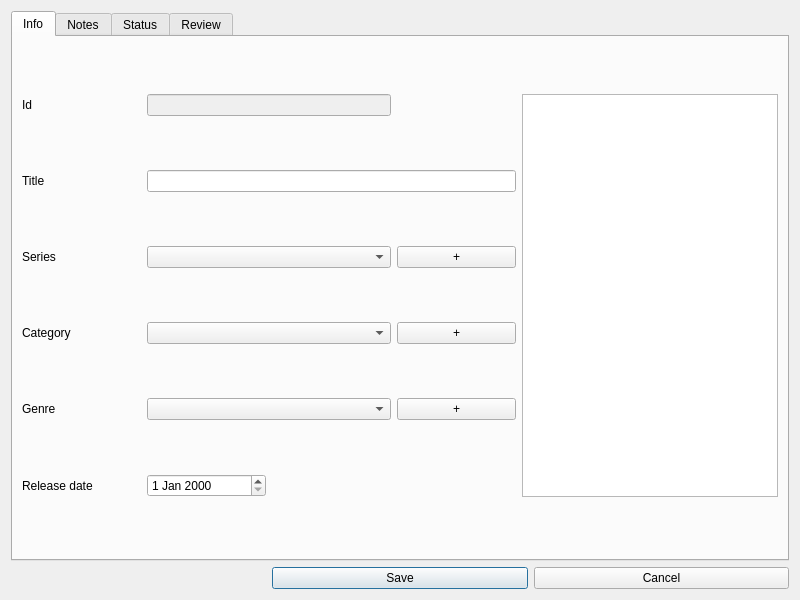
<?xml version="1.0" encoding="UTF-8"?>
<ui version="4.0">
 <class>Dialog</class>
 <widget class="QDialog" name="Dialog">
  <property name="geometry">
   <rect>
    <x>0</x>
    <y>0</y>
    <width>800</width>
    <height>600</height>
   </rect>
  </property>
  <property name="windowTitle">
   <string>Game</string>
  </property>
  <layout class="QGridLayout" name="gridLayout">
   <item row="1" column="1">
    <widget class="QPushButton" name="pushButtonSave">
     <property name="text">
      <string>Save</string>
     </property>
    </widget>
   </item>
   <item row="1" column="2">
    <widget class="QPushButton" name="pushButtonCancel">
     <property name="text">
      <string>Cancel</string>
     </property>
    </widget>
   </item>
   <item row="0" column="0" colspan="3">
    <widget class="QTabWidget" name="tabWidget">
     <property name="currentIndex">
      <number>0</number>
     </property>
     <widget class="QWidget" name="tabInfo">
      <attribute name="title">
       <string>Info</string>
      </attribute>
      <layout class="QGridLayout" name="gridLayout_2">
       <item row="3" column="3">
        <widget class="QPushButton" name="pushButtonCategoryAdd">
         <property name="text">
          <string>+</string>
         </property>
        </widget>
       </item>
       <item row="0" column="0">
        <widget class="QLabel" name="labelId">
         <property name="text">
          <string>Id</string>
         </property>
        </widget>
       </item>
       <item row="1" column="0">
        <widget class="QLabel" name="labelTitle">
         <property name="text">
          <string>Title</string>
         </property>
        </widget>
       </item>
       <item row="2" column="0">
        <widget class="QLabel" name="labelSeries">
         <property name="text">
          <string>Series</string>
         </property>
        </widget>
       </item>
       <item row="2" column="1" colspan="2">
        <widget class="QComboBox" name="comboBoxSeries"/>
       </item>
       <item row="3" column="0">
        <widget class="QLabel" name="labelCategory">
         <property name="text">
          <string>Category</string>
         </property>
        </widget>
       </item>
       <item row="3" column="1" colspan="2">
        <widget class="QComboBox" name="comboBoxCategory"/>
       </item>
       <item row="4" column="0">
        <widget class="QLabel" name="labelGenre">
         <property name="text">
          <string>Genre</string>
         </property>
        </widget>
       </item>
       <item row="4" column="1" colspan="2">
        <widget class="QComboBox" name="comboBoxGenre"/>
       </item>
       <item row="4" column="3">
        <widget class="QPushButton" name="pushButtonGenreAdd">
         <property name="text">
          <string>+</string>
         </property>
        </widget>
       </item>
       <item row="2" column="3">
        <widget class="QPushButton" name="pushButtonSeriesAdd">
         <property name="text">
          <string>+</string>
         </property>
        </widget>
       </item>
       <item row="1" column="1" colspan="3">
        <widget class="QLineEdit" name="lineEditTitle"/>
       </item>
       <item row="0" column="5" rowspan="6" colspan="2">
        <widget class="QGraphicsView" name="graphicsViewCover"/>
       </item>
       <item row="5" column="0">
        <widget class="QLabel" name="labelRelease">
         <property name="text">
          <string>Release date</string>
         </property>
        </widget>
       </item>
       <item row="5" column="1">
        <widget class="QDateEdit" name="dateEditRelease"/>
       </item>
       <item row="0" column="1" colspan="2">
        <widget class="QLineEdit" name="lineEditId">
         <property name="enabled">
          <bool>false</bool>
         </property>
         <property name="echoMode">
          <enum>QLineEdit::Normal</enum>
         </property>
         <property name="dragEnabled">
          <bool>false</bool>
         </property>
         <property name="readOnly">
          <bool>false</bool>
         </property>
        </widget>
       </item>
      </layout>
     </widget>
     <widget class="QWidget" name="tabNotes">
      <attribute name="title">
       <string>Notes</string>
      </attribute>
      <layout class="QGridLayout" name="gridLayout_3">
       <item row="3" column="1">
        <widget class="QLabel" name="labelAvg">
         <property name="text">
          <string>Average note</string>
         </property>
        </widget>
       </item>
       <item row="3" column="2">
        <widget class="QProgressBar" name="progressBarAvgNote">
         <property name="maximum">
          <number>10000</number>
         </property>
         <property name="value">
          <number>0</number>
         </property>
         <property name="alignment">
          <set>Qt::AlignRight|Qt::AlignTrailing|Qt::AlignVCenter</set>
         </property>
        </widget>
       </item>
       <item row="1" column="0" colspan="4">
        <widget class="Line" name="lineNotes">
         <property name="orientation">
          <enum>Qt::Horizontal</enum>
         </property>
        </widget>
       </item>
       <item row="3" column="0">
        <widget class="QPushButton" name="pushButtonNotesAdd">
         <property name="text">
          <string>+</string>
         </property>
        </widget>
       </item>
       <item row="0" column="0" colspan="3">
        <widget class="QScrollArea" name="scrollArea">
         <property name="widgetResizable">
          <bool>true</bool>
         </property>
         <widget class="QWidget" name="scrollAreaWidgetContents">
          <property name="geometry">
           <rect>
            <x>0</x>
            <y>0</y>
            <width>741</width>
            <height>445</height>
           </rect>
          </property>
          <layout class="QGridLayout" name="gridLayout_6"/>
         </widget>
        </widget>
       </item>
      </layout>
     </widget>
     <widget class="QWidget" name="tabStatus">
      <attribute name="title">
       <string>Status</string>
      </attribute>
      <layout class="QGridLayout" name="gridLayout_4">
       <item row="2" column="1">
        <widget class="QPushButton" name="pushButtonCollectionToList">
         <property name="text">
          <string>++</string>
         </property>
        </widget>
       </item>
       <item row="7" column="1">
        <widget class="QPushButton" name="pushButtonDifficultiesToList">
         <property name="text">
          <string>++</string>
         </property>
        </widget>
       </item>
       <item row="1" column="0" colspan="3">
        <widget class="QListWidget" name="listWidgetCollection"/>
       </item>
       <item row="0" column="0">
        <widget class="QLabel" name="labelCollection">
         <property name="text">
          <string>Collection</string>
         </property>
        </widget>
       </item>
       <item row="2" column="0">
        <widget class="QPushButton" name="pushButtonCollectionAdd">
         <property name="text">
          <string>+</string>
         </property>
        </widget>
       </item>
       <item row="0" column="5">
        <widget class="QLabel" name="labelStorage">
         <property name="text">
          <string>Storage</string>
         </property>
        </widget>
       </item>
       <item row="2" column="2">
        <widget class="QPushButton" name="pushButtonCollectionDelete">
         <property name="text">
          <string>-</string>
         </property>
        </widget>
       </item>
       <item row="4" column="0" colspan="10">
        <widget class="Line" name="lineStatus">
         <property name="orientation">
          <enum>Qt::Horizontal</enum>
         </property>
        </widget>
       </item>
       <item row="6" column="0" colspan="3">
        <widget class="QListWidget" name="listWidgetDifficulties"/>
       </item>
       <item row="7" column="0">
        <widget class="QPushButton" name="pushButtonDifficultiesAdd">
         <property name="text">
          <string>+</string>
         </property>
        </widget>
       </item>
       <item row="7" column="2">
        <widget class="QPushButton" name="pushButtonDifficultiesDelete">
         <property name="text">
          <string>-</string>
         </property>
        </widget>
       </item>
       <item row="5" column="5">
        <widget class="QLabel" name="labelCompleted">
         <property name="text">
          <string>Completed</string>
         </property>
        </widget>
       </item>
       <item row="6" column="5" colspan="3">
        <widget class="QListWidget" name="listWidgetDifficultiesComplete"/>
       </item>
       <item row="5" column="0">
        <widget class="QLabel" name="labelDifficulties">
         <property name="text">
          <string>Difficulties</string>
         </property>
        </widget>
       </item>
       <item row="7" column="7">
        <widget class="QPushButton" name="pushButtonDifficultiesNotCompleted">
         <property name="text">
          <string>-</string>
         </property>
        </widget>
       </item>
       <item row="2" column="5">
        <widget class="QPushButton" name="pushButtonStorageAdd">
         <property name="text">
          <string>+</string>
         </property>
        </widget>
       </item>
       <item row="1" column="5" colspan="3">
        <widget class="QListWidget" name="listWidgetStorage"/>
       </item>
       <item row="2" column="7">
        <widget class="QPushButton" name="pushButtonStorageDelete">
         <property name="text">
          <string>-</string>
         </property>
        </widget>
       </item>
       <item row="6" column="3">
        <widget class="QPushButton" name="pushButtonDifficultiesCompleted">
         <property name="text">
          <string>&gt;</string>
         </property>
        </widget>
       </item>
       <item row="2" column="6">
        <widget class="QPushButton" name="pushButtonStorageToList">
         <property name="text">
          <string>++</string>
         </property>
        </widget>
       </item>
      </layout>
     </widget>
     <widget class="QWidget" name="tabReview">
      <attribute name="title">
       <string>Review</string>
      </attribute>
      <layout class="QGridLayout" name="gridLayout_5">
       <item row="0" column="0">
        <widget class="QTextEdit" name="textEditReview"/>
       </item>
      </layout>
     </widget>
    </widget>
   </item>
  </layout>
 </widget>
 <resources/>
 <connections/>
</ui>
